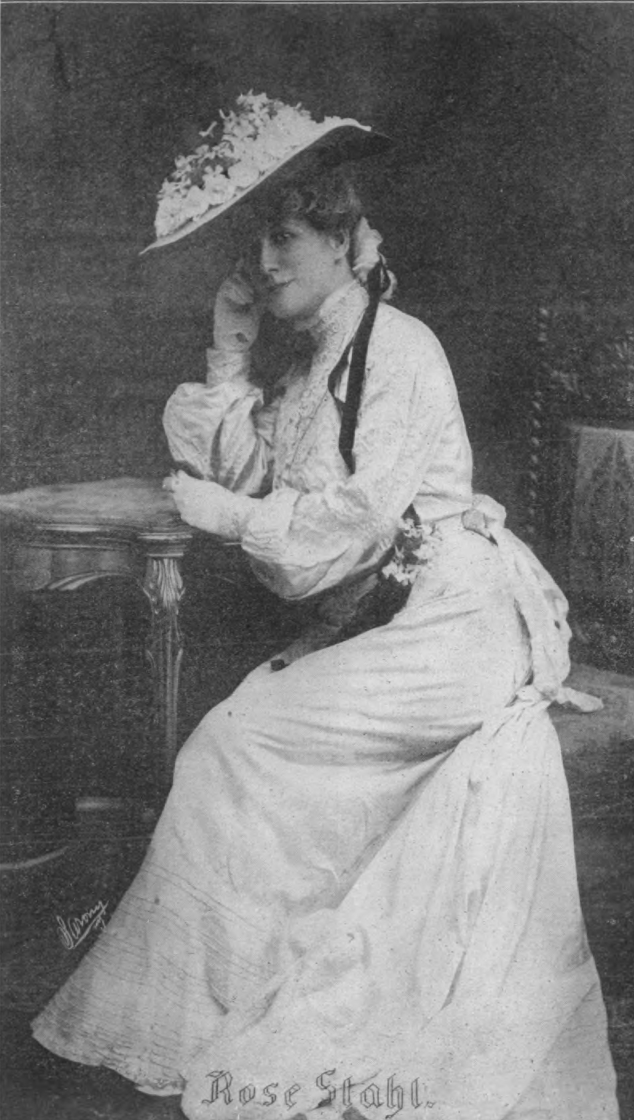
#> input picture testdata/rose.jpg, 1268 x 2240 px (shown at 1/2 size)
$ python smoke_test.py
#> lines starting #> are read from the running program, lines starting #| are printed output that depends on the picture
"""Smoke test a running face-insertion API with the real models.

Usage:
    PYTHONPATH=scripts:agent python3 -m uvicorn main:app --app-dir agent --port 8080
    python3 agent/smoke_test.py [TARGET.mp4]

Without TARGET.mp4, this script creates a temporary two-face video from testdata.
"""
from __future__ import annotations

import argparse
import base64
import json
import sys
import tempfile
import urllib.error
import urllib.request
from pathlib import Path

import cv2
import numpy as np

ROOT = Path(__file__).resolve().parents[1]


def post(url: str, payload: dict) -> dict:
    request = urllib.request.Request(
        url,
        data=json.dumps(payload).encode(),
        headers={"Content-Type": "application/json"},
    )
    try:
        with urllib.request.urlopen(request, timeout=300) as response:
            return json.load(response)
    except urllib.error.HTTPError as exc:
        body = exc.read().decode("utf-8", errors="replace")
        raise RuntimeError(f"HTTP {exc.code}: {body}") from exc


def upload(path: Path) -> dict:
    return {"name": path.name, "bytes_b64": base64.b64encode(path.read_bytes()).decode("ascii")}


def make_two_face_video(path: Path) -> None:
    left = cv2.imread(str(ROOT / "testdata" / "rose.jpg"))
#> left is the input picture: shape (2240, 1268, 3); min 29, max 233, mean 120.1
    right = cv2.imread(str(ROOT / "testdata" / "young_man.jpg"))
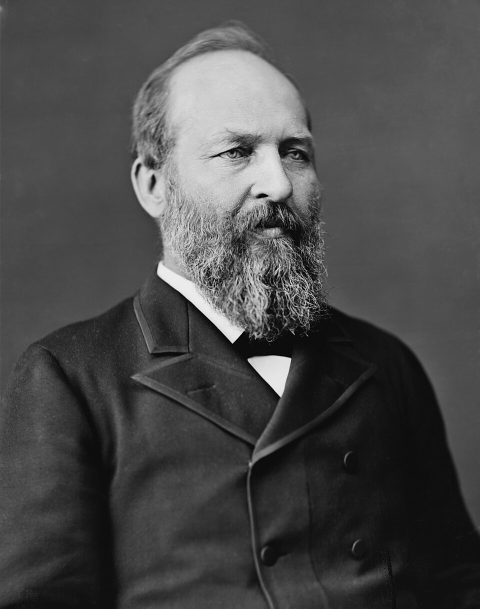
#> input picture testdata/young_man.jpg, 960 x 1217 px (shown at 1/2 size)
#> right is the input picture: shape (1217, 960, 3); min 0, max 250, mean 73.3
    if left is None or right is None:
        raise RuntimeError("testdata face images could not be read")
    frame = np.full((512, 1024, 3), 255, dtype=np.uint8)
    frame[:, :512] = cv2.resize(left, (512, 512))
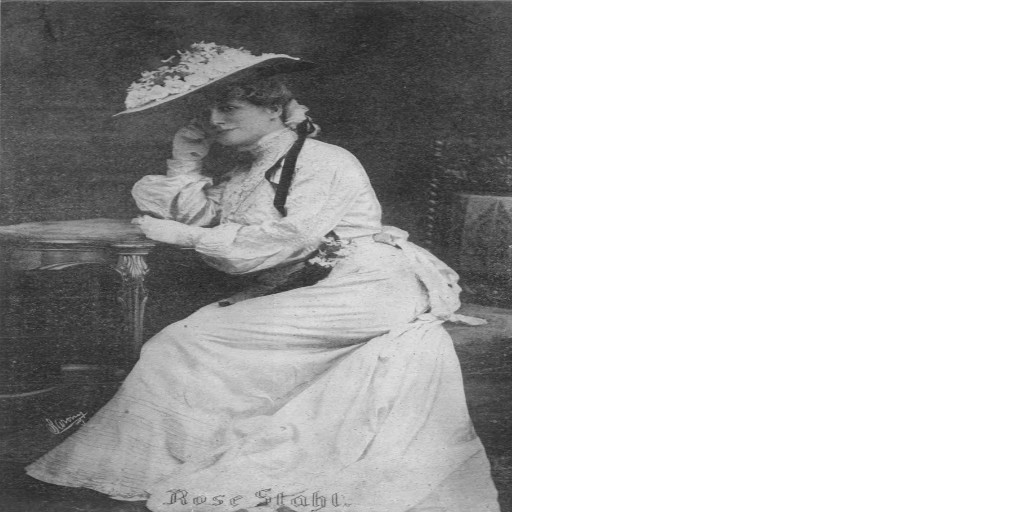
#> frame: shape (512, 1024, 3); min 29, max 255, mean 187.5
    frame[:, 512:] = cv2.resize(right, (512, 512))
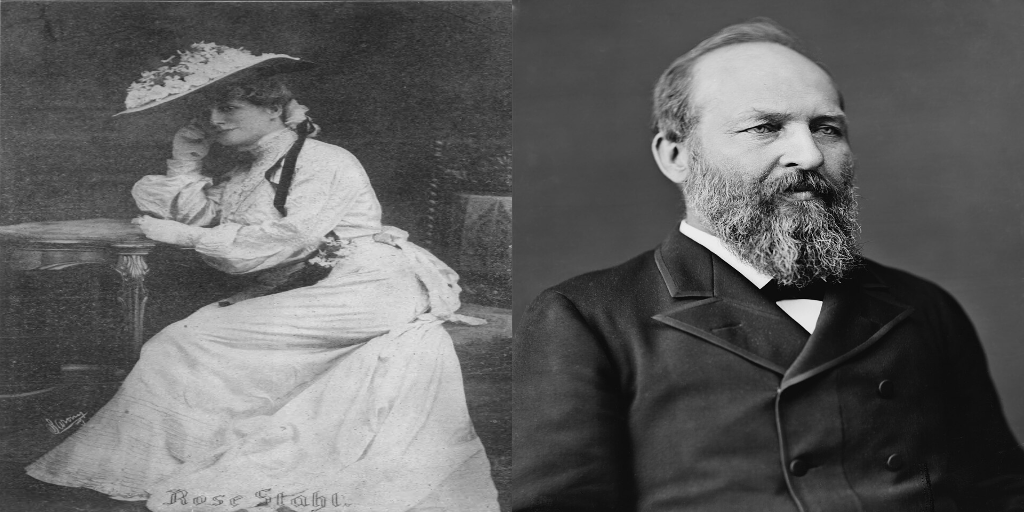
#> frame: shape (512, 1024, 3); min 1, max 238, mean 96.6
    writer = cv2.VideoWriter(str(path), cv2.VideoWriter_fourcc(*"mp4v"), 5, (1024, 512))
    if not writer.isOpened():
        raise RuntimeError("could not create the smoke-test video")
    for _ in range(10):
        writer.write(frame)
    writer.release()


def check_clip(data: bytes, path: Path) -> int:
    path.parent.mkdir(parents=True, exist_ok=True)
    path.write_bytes(data)
    capture = cv2.VideoCapture(str(path))
    try:
        frames = 0
        while True:
            ok, _ = capture.read()
            if not ok:
                break
            frames += 1
    finally:
        capture.release()
    if frames == 0:
        raise RuntimeError(f"returned clip has no readable frames: {path}")
    return frames


def main(argv: list[str] | None = None) -> int:
    parser = argparse.ArgumentParser(description=__doc__)
    parser.add_argument("target", nargs="?", type=Path)
    parser.add_argument("--source", type=Path, default=ROOT / "testdata" / "franklin.jpg")
    parser.add_argument("--url", default="http://127.0.0.1:8080")
    parser.add_argument("--out-dir", type=Path, default=ROOT / "out")
    args = parser.parse_args(argv)

    try:
        with tempfile.TemporaryDirectory() as temporary:
            target = args.target
            if target is None:
                target = Path(temporary) / "two_faces.mp4"
                make_two_face_video(target)
            target_upload = upload(target)
            analyzed = post(f"{args.url}/analyze", {"target_video": target_upload})
            faces = analyzed.get("faces", [])
            face_ids = [face["face_id"] for face in faces]
            if not face_ids:
                raise RuntimeError("analyze returned no face IDs")
            if args.target is None and face_ids != ["face_0001", "face_0002"]:
                raise RuntimeError(f"expected two deterministic face IDs, got {face_ids}")

            source_upload = upload(args.source)
            all_result = post(
                f"{args.url}/invocations",
                {
                    "source_face": source_upload,
                    "target_video": target_upload,
                    "target_faces": "all",
                },
            )
            one_result = post(
                f"{args.url}/invocations",
                {
                    "source_face": source_upload,
                    "target_video": target_upload,
                    "target_faces": {"face_id": face_ids[0]},
                },
            )
            all_frames = check_clip(
                base64.b64decode(all_result["clip_b64"], validate=True),
                args.out_dir / "smoke_all.mp4",
            )
            one_frames = check_clip(
                base64.b64decode(one_result["clip_b64"], validate=True),
                args.out_dir / "smoke_one.mp4",
            )
            expected_all = sum(face["frames"] for face in faces)
            selected = next(face for face in faces if face["face_id"] == face_ids[0])
            if all_result["swapped_faces"] != expected_all:
                raise RuntimeError("all mode did not swap every tracked face")
            if one_result["swapped_faces"] != selected["frames"]:
                raise RuntimeError("selected mode did not swap every occurrence of its track")
            if all_frames != one_frames:
                raise RuntimeError("all and selected clips have different frame counts")
    except (KeyError, OSError, RuntimeError, ValueError, cv2.error) as exc:
        print(f"FAIL {exc}", file=sys.stderr)
        return 1

    print(
        "PASS",
        json.dumps(
            {
                "face_ids": face_ids,
                "all_swapped_faces": all_result["swapped_faces"],
                "selected_face": face_ids[0],
                "selected_swapped_faces": one_result["swapped_faces"],
                "frames": all_frames,
                "outputs": [str(args.out_dir / "smoke_all.mp4"), str(args.out_dir / "smoke_one.mp4")],
            }
        ),
    )
    return 0


if __name__ == "__main__":
    sys.exit(main())
#> (the call stopped at in post, `with urllib.request.urlopen(request, timeout=300) as response:`: the network is not available in this run)
